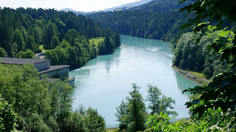
#> input picture THE3/THE3-Images/B1.png, 236 x 132 px, shrunk from 738 x 414 before the run; its folder holds 3 pictures in this run
$ python the3_part2.py
#> lines starting #> are read from the running program, lines starting #| are printed output that depends on the picture; after the words box and inside, x2 and y2 are one past the last pixel; in counts of white or black regions, pixels touching at a corner belong together
import numpy as np
import cv2
import pandas as pd
from sklearn.preprocessing import MinMaxScaler
from sklearn.cluster import MeanShift, estimate_bandwidth
import matplotlib.pyplot as plt
import os


def parse(path: str):
    out_dir = None

    if path.endswith('/'):
        out_dir = "/".join(path.split('/')[:-1])
    else:
        out_dir = "/".join(path.split('/'))

    return out_dir + '/'


def segmentation_function_ncut():
    out_dir = parse('./Outputs/')
    pass


def make_output(n, out_dir):

#> called with n = 1, out_dir = './Outputs/'
    if n == 1:
        img = cv2.imread(f'./THE3-Images/B{n}.png')
#> img is the input picture: shape (132, 236, 3); mean B, G, R 100.3, 109, 83.4
        index = pd.MultiIndex.from_product((*map(range, img.shape[:2]), ('b', 'g', 'r')), names=('row', 'col', None))

        df1 = pd.Series(img.flatten(), index=index)
        df1 = df1.unstack()
#> df1 = table of 31152 rows and 3 columns
        df1 = df1.reset_index().reindex(columns=['col','row', 'b','g','r'])
#> df1 = table of 31152 rows and 5 columns

        df1 = MinMaxScaler(feature_range=(0, 1)).fit_transform(df1)

        # bw1 = estimate_bandwidth(df1, quantile=.04, n_jobs=-1)
        bw1 = 0.25242707906633016
        mult = 1.75
        bw1 *= mult
        ms1 = MeanShift(bandwidth=bw1, bin_seeding=True, cluster_all=True).fit(df1)

        res_img = np.reshape(ms1.labels_, img.shape[:2])
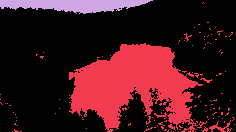
#> res_img: shape (132, 236) int64; 3 distinct labels, from 0 to 2; one colour per label, 0 black

        plt.imsave(f'./{out_dir}/the3_B{n}_output.png', res_img)
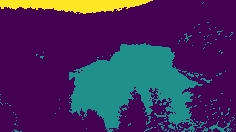
#> saved as the3_B1_output.png: shape (132, 236, 3); mean R, G, B 68, 44.7, 94.8

    elif n == 2:
        img = cv2.imread(f'./THE3-Images/B{n}.png')
        index = pd.MultiIndex.from_product((*map(range, img.shape[:2]), ('b', 'g', 'r')), names=('row', 'col', None))

        df1 = pd.Series(img.flatten(), index=index)
        df1 = df1.unstack()
        df1 = df1.reset_index().reindex(columns=['col','row', 'b','g','r'])

        df1 = MinMaxScaler(feature_range=(0, 1)).fit_transform(df1)

        bw1 = 0.23870906024966218
        mult = 1.70
        bw1 *= mult
        ms1 = MeanShift(bandwidth=bw1, bin_seeding=True, cluster_all=True).fit(df1)

        res_img = np.reshape(ms1.labels_, img.shape[:2])

        plt.imsave(f'./{out_dir}/the3_B{n}_output.png', res_img)

    elif n == 3:
        img = cv2.imread(f'./THE3-Images/B{n}.png')
        # img = cv2.cvtColor(img, cv2.COLOR_BGR2GRAY)
        img = cv2.GaussianBlur(img,(13,13),0)
        index = pd.MultiIndex.from_product((*map(range, img.shape[:2]), ('b', 'g', 'r')), names=('row', 'col', None))

        df1 = pd.Series(img.flatten(), index=index)
        df1 = df1.unstack()
        df1 = df1.reset_index().reindex(columns=['col','row', 'b','g','r'])

        col_list = list(df1)
        col_list.remove('col')
        col_list.remove('row')
        df4 = df1[col_list].sum(axis=1).to_frame()

        df4 = MinMaxScaler(feature_range=(0, 1)).fit_transform(df4)

        # bw4 = estimate_bandwidth(df4, quantile=.04, n_jobs=-1)
        bw4 = 0.018754987319381165
        mult = 5.5
        bw4 *= mult
        ms4 = MeanShift(bandwidth=bw4, bin_seeding=True, cluster_all=True).fit(df4)

        res_img = np.reshape(ms4.labels_, img.shape[:2])

        plt.imsave(f'./{out_dir}/the3_B{n}_output.png', res_img)


def segmentation_function_meanshift():

    out_dir = parse('./Outputs/')

    try:
        os.makedirs(out_dir)
    except FileExistsError:
        pass

    for i in range(1,4):
        make_output(i, out_dir)
#> pass 2 of the loop in segmentation_function_meanshift, `for i in range(1,4):`:
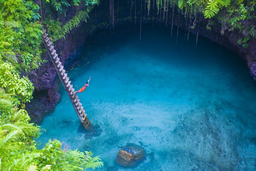
#> input picture THE3/THE3-Images/B2.png, 256 x 171 px, shrunk from 800 x 533 before the run
#> in make_output, img is the input picture: shape (171, 256, 3); mean B, G, R 118.2, 111.5, 45.2
#> in make_output (call 2), `df1 = df1.unstack()`: df1 = table of 43776 rows and 3 columns
#> in make_output (call 2), `df1 = df1.reset_index().reindex(columns=['col','row', 'b','g','r'])`: df1 = table of 43776 rows and 5 columns
#> in make_output (call 2), `res_img = np.reshape(ms1.labels_, img.shape[:2])`:
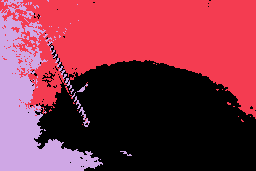
#> res_img: shape (171, 256) int64; 3 distinct labels, from 0 to 2; one colour per label, 0 black
#> in make_output (call 2), `plt.imsave(f'./{out_dir}/the3_B{n}_output.png', res_img)`:
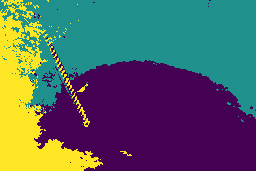
#> saved as the3_B2_output.png: shape (171, 256, 3); mean R, G, B 83.6, 96.4, 98.9
#> pass 3 of the loop in segmentation_function_meanshift, `for i in range(1,4):`:
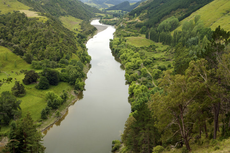
#> input picture THE3/THE3-Images/B3.png, 230 x 153 px, shrunk from 719 x 479 before the run
#> in make_output, img is the input picture: shape (153, 230, 3); mean B, G, R 67.8, 105.1, 100.8
#> in make_output (call 3), `df1 = df1.unstack()`: df1 = table of 35190 rows and 3 columns
#> in make_output (call 3), `df1 = df1.reset_index().reindex(columns=['col','row', 'b','g','r'])`: df1 = table of 35190 rows and 5 columns
#> col_list = ['col', 'row', 'b', 'g', 'r']
#> df4 = table of 35190 rows and 1 columns
#> in make_output (call 3), `res_img = np.reshape(ms4.labels_, img.shape[:2])`:
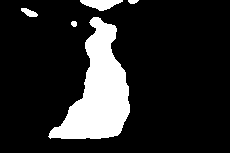
#> res_img: shape (153, 230) int64; values 0 (black) and 1 (white), 15.5% white; 5 white regions, box (x1, y1, x2, y2) and area: (48, 17, 130, 139) 4991, (80, 0, 123, 11) 294, (21, 8, 38, 17) 91, (128, 0, 139, 4) 34, (71, 21, 77, 27) 30
#> in make_output (call 3), `plt.imsave(f'./{out_dir}/the3_B{n}_output.png', res_img)`:
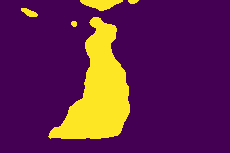
#> saved as the3_B3_output.png: shape (153, 230, 3); mean R, G, B 96.6, 36.6, 76.6


if __name__ == '__main__':

    segmentation_function_meanshift()
